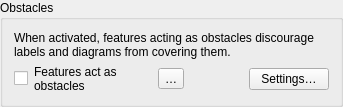
                       <widget class="QgsCollapsibleGroupBox" name="mObstaclesGroupBox">
                        <property name="title">
                         <string>Obstacles</string>
                        </property>
                        <layout class="QVBoxLayout" name="verticalLayout_17">
                         <item>
                          <widget class="QLabel" name="mLblNoObstacle">
                           <property name="text">
                            <string>When activated, features acting as obstacles discourage labels and diagrams from covering them.</string>
                           </property>
                           <property name="wordWrap">
                            <bool>true</bool>
                           </property>
                          </widget>
                         </item>
                         <item>
                          <layout class="QHBoxLayout" name="horizontalLayout_16" stretch="0,2,0,1,0">
                           <item>
                            <widget class="QCheckBox" name="mChkNoObstacle">
                             <property name="enabled">
                              <bool>true</bool>
                             </property>
                            </widget>
                           </item>
                           <item>
                            <widget class="QLabel" name="mLblNoObstacle1">
                             <property name="text">
                              <string>Features act as obstacles</string>
                             </property>
                             <property name="wordWrap">
                              <bool>true</bool>
                             </property>
                            </widget>
                           </item>
                           <item>
                            <widget class="QgsPropertyOverrideButton" name="mIsObstacleDDBtn">
                             <property name="text">
                              <string>…</string>
                             </property>
                            </widget>
                           </item>
                           <item>
                            <spacer name="horizontalSpacer_5">
                             <property name="orientation">
                              <enum>Qt::Horizontal</enum>
                             </property>
                             <property name="sizeHint" stdset="0">
                              <size>
                               <width>40</width>
                               <height>20</height>
                              </size>
                             </property>
                            </spacer>
                           </item>
                           <item>
                            <widget class="QPushButton" name="mObstacleSettingsButton">
                             <property name="text">
                              <string>Settings…</string>
                             </property>
                            </widget>
                           </item>
                          </layout>
                         </item>
                        </layout>
                       </widget>
